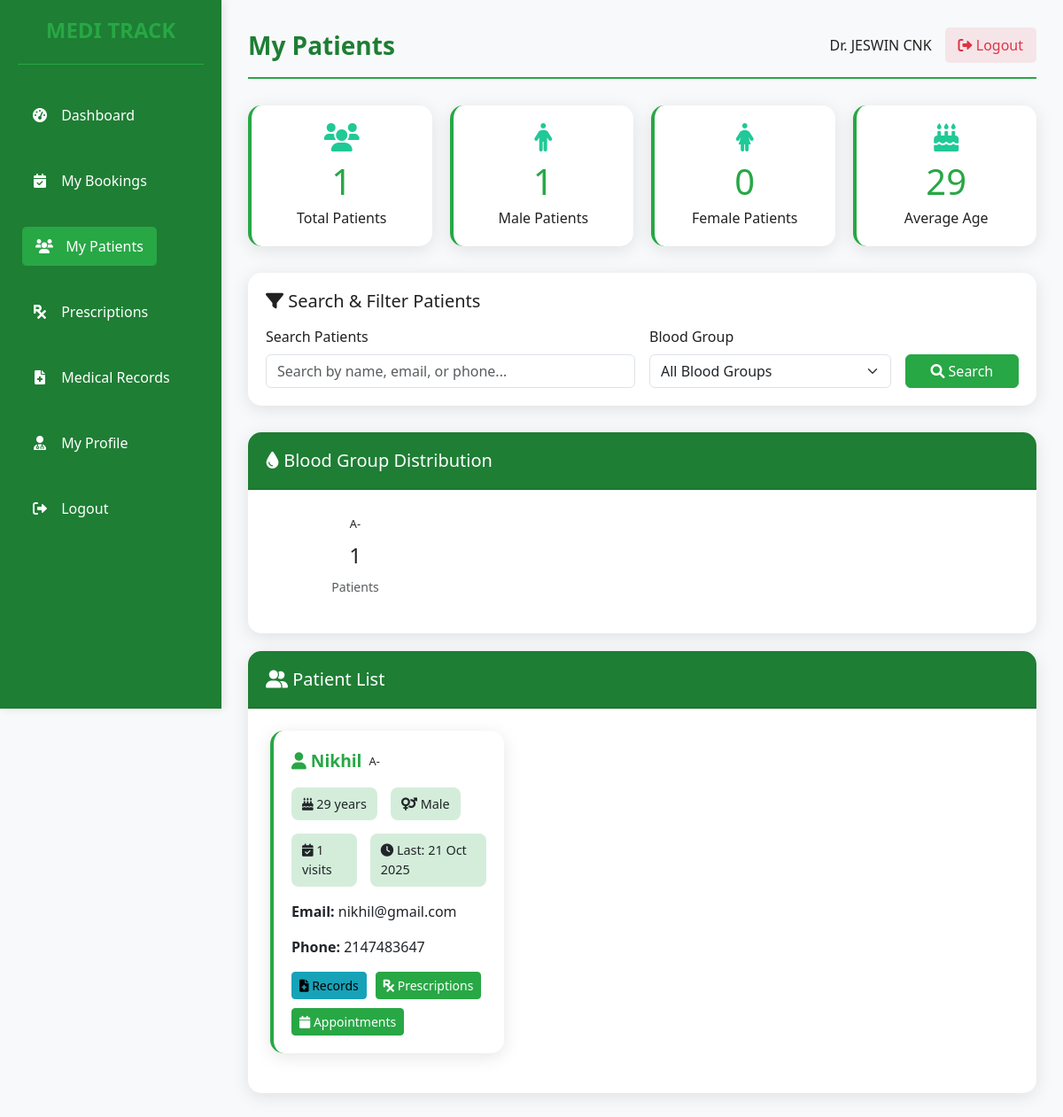
The app's page /doctor_patients.php (signed in) with its own data.
### tables this page shows
CREATE TABLE `doctorreg` (
  `Doctor_id` int(20) NOT NULL,
  `Name` varchar(30) NOT NULL,
  `Email` varchar(30) NOT NULL,
  `Age` int(20) NOT NULL,
  `Gender` varchar(20) NOT NULL,
  `Phone_no` int(20) NOT NULL,
  `Department` varchar(30) NOT NULL,
  `Qualification` varchar(100) NOT NULL DEFAULT '',
  `Experience` varchar(50) NOT NULL DEFAULT '',
  `Profile_photo` varchar(255) NOT NULL DEFAULT '',
  `Bio` text NOT NULL DEFAULT '',
  `Password` varchar(255) NOT NULL
);

CREATE TABLE `register` (
  `Patient_id` int(20) NOT NULL,
  `Name` varchar(20) NOT NULL,
  `Email` varchar(50) NOT NULL,
  `Age` int(20) NOT NULL,
  `Gender` varchar(20) NOT NULL,
  `Phone_no` int(20) NOT NULL,
  `Blood_group` varchar(5) NOT NULL,
  `Password` varchar(225) NOT NULL,
  `Photo` blob NOT NULL,
  `Documents` varchar(25) NOT NULL
);

### doctor_patients.php (the view, shortened to what this page needs)
<?php
include 'database.php';
$doctor_id = $_SESSION['doctor_id'];
$stmt = $conn->prepare("SELECT * FROM doctorreg WHERE Doctor_id = ?");
$stmt->bind_param("i", $doctor_id);
$stmt->execute();
$result = $stmt->get_result();
$doctor = $result->fetch_assoc();
$search_filter = $_GET['search'] ?? '';
$query = "SELECT DISTINCT r.*,
          COUNT(b.Booking_id) as total_appointments,
          MAX(b.Select_date) as last_appointment,
          MIN(b.Select_date) as first_appointment
          FROM register r
          INNER JOIN booking b ON r.Patient_id = b.Patient_id
          WHERE b.Doctor_id = ?";
$params = [$doctor_id];
$types = "i";
$query .= " GROUP BY r.Patient_id ORDER BY r.Name ASC";
$stmt = $conn->prepare($query);
$stmt->bind_param($types, ...$params);
$stmt->execute();
$result = $stmt->get_result();
$patients = $result->fetch_all(MYSQLI_ASSOC);
$stmt_stats = $conn->prepare("SELECT
    COUNT(DISTINCT r.Patient_id) as total_patients,
    COUNT(DISTINCT CASE WHEN r.Gender = 'Male' THEN r.Patient_id END) as male_patients,
    COUNT(DISTINCT CASE WHEN r.Gender = 'Female' THEN r.Patient_id END) as female_patients,
    AVG(r.Age) as avg_age
    FROM register r
    INNER JOIN booking b ON r.Patient_id = b.Patient_id
    WHERE b.Doctor_id = ?");
$stmt_stats->bind_param("i", $doctor_id);
$stmt_stats->execute();
$stats = $stmt_stats->get_result()->fetch_assoc();
$stmt_blood = $conn->prepare("SELECT
    r.Blood_group, COUNT(DISTINCT r.Patient_id) as count
    FROM register r
    INNER JOIN booking b ON r.Patient_id = b.Patient_id
    WHERE b.Doctor_id = ?
    GROUP BY r.Blood_group
    ORDER BY count DESC");
$stmt_blood->bind_param("i", $doctor_id);
$stmt_blood->execute();
$result_blood = $stmt_blood->get_result();
$blood_groups = [];
while ($row = $result_blood->fetch_assoc()) {
    $blood_groups[] = $row;
}
?>
<!DOCTYPE html>
<html lang="en">
<head>
    <link rel="stylesheet" href="https://cdn.jsdelivr.net/npm/bootstrap@5.3.0/dist/css/bootstrap.min.css">
    <link rel="stylesheet" href="https://cdnjs.cloudflare.com/ajax/libs/font-awesome/6.0.0-beta3/css/all.min.css">
</head>
<body>
    <div class="container">
        <div class="sidebar">
            <div class="logo">
                <h2>MEDI TRACK</h2>
            </div>
            <ul class="nav">
                <li>
                    <a href="doctor_dashboard.php">
                        <i class="fas fa-tachometer-alt"></i>
                        <span>Dashboard</span>
                    </a>
                </li>
                <li>
                    <a href="doctor_bookings.php">
                        <i class="fas fa-calendar-check"></i>
                        <span>My Bookings</span>
                    </a>
                </li>
                <li>
                    <a href="doctor_patients.php" class="active">
                        <i class="fas fa-users"></i>
                        <span>My Patients</span>
                    </a>
                </li>
                <li>
                    <a href="doctor_prescriptions.php">
                        <i class="fas fa-prescription"></i>
                        <span>Prescriptions</span>
                    </a>
                </li>
                <li>
                    <a href="doctor_medical_records.php">
                        <i class="fas fa-file-medical"></i>
                        <span>Medical Records</span>
                    </a>
                </li>
                <li>
                    <a href="doctor_profile.php">
                        <i class="fas fa-user-md"></i>
                        <span>My Profile</span>
                    </a>
                </li>
                <li>
                    <a href="logout.php">
                        <i class="fas fa-sign-out-alt"></i>
                        <span>Logout</span>
                    </a>
                </li>
            </ul>
        </div>
        <div class="main-content">
            <div class="header">
                <div class="logo">My Patients</div>
                <div class="user-profile">
                    <span>Dr. <?php echo htmlspecialchars($doctor['Name']); ?></span>
                    <a href="logout.php"><i class="fas fa-sign-out-alt"></i> Logout</a>
                </div>
            </div>
            <div class="stats-cards">
                <div class="stat-card">
                    <i class="fas fa-users"></i>
                    <h3><?php echo $stats['total_patients']; ?></h3>
                    <p>Total Patients</p>
                </div>
                <div class="stat-card">
                    <i class="fas fa-male"></i>
                    <h3><?php echo $stats['male_patients']; ?></h3>
                    <p>Male Patients</p>
                </div>
                <div class="stat-card">
                    <i class="fas fa-female"></i>
                    <h3><?php echo $stats['female_patients']; ?></h3>
                    <p>Female Patients</p>
                </div>
                <div class="stat-card">
                    <i class="fas fa-birthday-cake"></i>
                    <h3><?php echo round($stats['avg_age']); ?></h3>
                    <p>Average Age</p>
                </div>
            </div>
            <div class="filters-section">
                <h5 class="mb-3"><i class="fas fa-filter"></i> Search & Filter Patients</h5>
                <form method="GET" class="row g-3">
                    <div class="col-md-6">
                        <label for="search" class="form-label">Search Patients</label>
                        <input type="text" class="form-control" name="search" id="search"
                               value="<?php echo htmlspecialchars($search_filter); ?>"
                               placeholder="Search by name, email, or phone...">
                    </div>
                    <div class="col-md-4">
                        <label for="blood" class="form-label">Blood Group</label>
                        <select class="form-select" name="blood" id="blood">
                            <option value="">All Blood Groups</option>
                        </select>
                    </div>
                    <div class="col-md-2">
                        <label class="form-label">&nbsp;</label>
                        <div class="d-grid">
                            <button type="submit" class="btn btn-primary">
                                <i class="fas fa-search"></i> Search
                            </button>
                        </div>
                    </div>
                </form>
            </div>
            <?php if (!empty($blood_groups)): ?>
                <div class="card">
                    <div class="card-header">
                        <h5 class="mb-0"><i class="fas fa-tint"></i> Blood Group Distribution</h5>
                    </div>
                    <div class="card-body">
                        <div class="row">
                            <?php foreach ($blood_groups as $bg): ?>
                                <div class="col-md-3 col-sm-6 mb-3">
                                    <div class="text-center">
                                        <div class="blood-group-badge blood-group-<?php echo strtolower($bg['Blood_group']); ?>">
                                            <?php echo $bg['Blood_group']; ?>
                                        </div>
                                        <h4 class="mt-2"><?php echo $bg['count']; ?></h4>
                                        <small class="text-muted">Patients</small>
                                    </div>
                                </div>
                            <?php endforeach; ?>
                        </div>
                    </div>
                </div>
            <?php endif; ?>
            <div class="card">
                <div class="card-header">
                    <h5 class="mb-0"><i class="fas fa-user-friends"></i> Patient List</h5>
                </div>
                <div class="card-body">
                    <?php if (empty($patients)): ?>
                        <div class="no-patients">
                            <i class="fas fa-user-slash"></i>
                            <h5>No Patients Found</h5>
                            <p>No patients match your current search criteria.</p>
                        </div>
                    <?php else: ?>
                        <div class="row">
                            <?php foreach ($patients as $patient): ?>
                                <div class="col-md-6 col-lg-4">
                                    <div class="patient-card">
                                        <div class="patient-header">
                                            <div class="patient-name">
                                                <i class="fas fa-user"></i> <?php echo htmlspecialchars($patient['Name']); ?>
                                            </div>
                                            <span class="blood-group-badge blood-group-<?php echo strtolower($patient['Blood_group']); ?>">
                                                <?php echo $patient['Blood_group']; ?>
                                            </span>
                                        </div>
                                        <div class="patient-stats">
                                            <div class="stat-item">
                                                <i class="fas fa-birthday-cake"></i> <?php echo $patient['Age']; ?> years
                                            </div>
                                            <div class="stat-item">
                                                <i class="fas fa-venus-mars"></i> <?php echo $patient['Gender']; ?>
                                            </div>
                                        </div>
                                        <div class="patient-stats">
                                            <div class="stat-item">
                                                <i class="fas fa-calendar-check"></i> <?php echo $patient['total_appointments']; ?> visits
                                            </div>
                                            <div class="stat-item">
                                                <i class="fas fa-clock"></i> Last: <?php echo date('d M Y', strtotime($patient['last_appointment'])); ?>
                                            </div>
                                        </div>
                                        <div class="mt-3">
                                            <p><strong>Email:</strong> <?php echo htmlspecialchars($patient['Email']); ?></p>
                                            <p><strong>Phone:</strong> <?php echo htmlspecialchars($patient['Phone_no']); ?></p>
                                        </div>
                                        <div class="patient-actions">
                                            <a href="doctor_medical_records.php?patient_id=<?php echo $patient['Patient_id']; ?>"
                                               class="btn btn-sm btn-info">
                                                <i class="fas fa-file-medical"></i> Records
                                            </a>
                                            <a href="doctor_prescriptions.php?patient_id=<?php echo $patient['Patient_id']; ?>"
                                               class="btn btn-sm btn-success">
                                                <i class="fas fa-prescription"></i> Prescriptions
                                            </a>
                                            <a href="doctor_bookings.php?patient_id=<?php echo $patient['Patient_id']; ?>"
                                               class="btn btn-sm btn-primary">
                                                <i class="fas fa-calendar"></i> Appointments
                                            </a>
                                        </div>
                                    </div>
                                </div>
                            <?php endforeach; ?>
                        </div>
                    <?php endif; ?>
                </div>
            </div>
        </div>
    </div>
</body>
</html>

### records on screen
doctorreg: Name "JESWIN CNK"
register: Name "Nikhil", Blood_group "A-", Age "29", Gender "Male", total_appointments "1", last_appointment "21 Oct 2025", Email "nikhil@gmail.com", Phone_no "2147483647"

### other values on screen
$stats['total_patients'] "1"
$stats['male_patients'] "1"
$stats['female_patients'] "0"
$stats['avg_age'] "29"
$bg['Blood_group'] "A-"
$bg['count'] "1"
